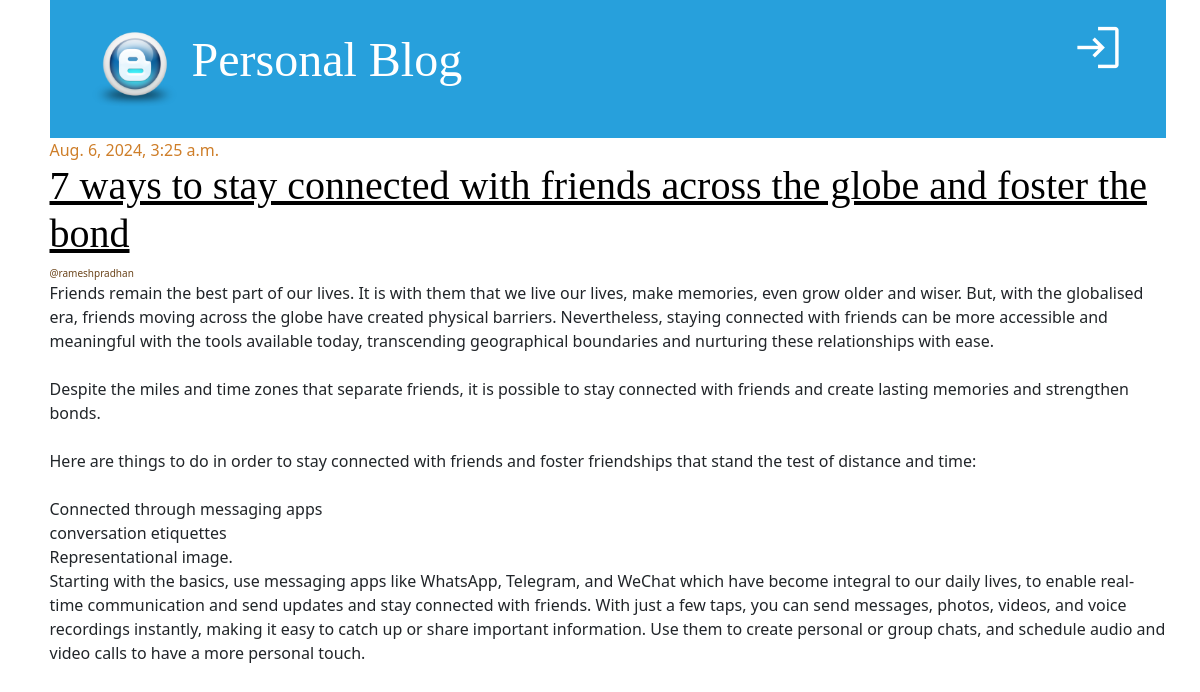
Screenshot of /post-detail/2/ with the database file from the repository.
### blog_app/models.py (models this page shows, shortened)
class Post(models.Model):
    title = models.CharField(max_length=256)
    content = models.TextField()
    author = models.ForeignKey("auth.User", on_delete=models.CASCADE)
    created_at = models.DateTimeField(auto_now_add=True)
    updated_at = models.DateTimeField(auto_now=True)
    published_at = models.DateTimeField(null=True, blank=True)

### blog_app/views.py (the view)
# urls.py: path("post-detail/<int:pk>/", views.PostDetailView.as_view(), name="post-detail"),
class PostDetailView(DetailView):
    model = Post
    template_name = "post_detail.html"
    context_object_name = "post"
    def get_queryset(self):
        queryset = Post.objects.filter(pk=self.kwargs["pk"],published_at__isnull=False)
        return queryset

### templates/post_detail.html (shortened to what this page needs)
{% extends "base.html" %}
{% block content %}
<div class="row">
    <div class="col">
        <div class="post">
            <div class="date">{{ post.published_at }}</div>
            <h1>
                <a href="#"> {{ post.title }}</a>
            </h1>
            <div class="date author">@{{ post.author.username }}</div>
            <p>{{ post.content|linebreaksbr }}</p>
        </div>
</div>
</div>
{% endblock content %}

### static/css/blog.css (style rules this page uses)
body { padding-left: 15px; }
h1 a { color: #27a0dc; font-family: "Lobster"; }
h1, h2, h3, h4 { font-family: "Lobster", cursive; }
.date { color: #ce7e29; }
.post { margin-bottom: 30px; }
.post h1 a, .post h1 a:visited { color: #000000; }
.author { font-size: 10px; color: #6b441a; }

### rows the page displays
Post: published_at "Aug. 6, 2024, 3:25 a.m.", title "7 ways to stay connected with friends across the globe and foster the bond", author.username "rameshpradhan", content "Friends remain the best part of our lives. It is with them that we live our lives, make memories, even grow older and wiser. But, with the globalised era, friends moving across the globe have created physical barriers. Nevertheless, staying connected with friends can be more accessible and meaningful with the tools available today, transcending geographical boundaries and nurturing these relationships with ease. Despite the miles and time zones that separate friends, it is possible to stay connected with friends and create lasting memories and strengthen bonds. Here are things to do in order to stay connected with friends and foster friendships that stand the test of distance and time:…"
